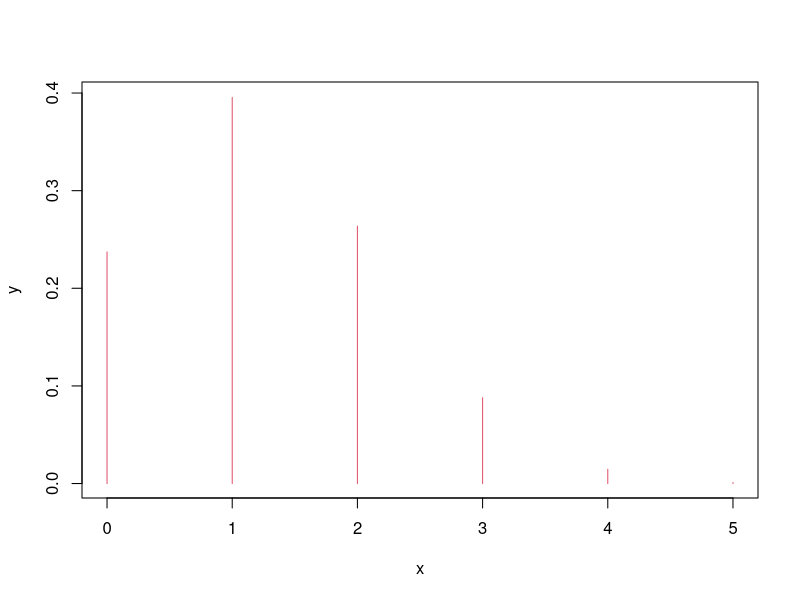
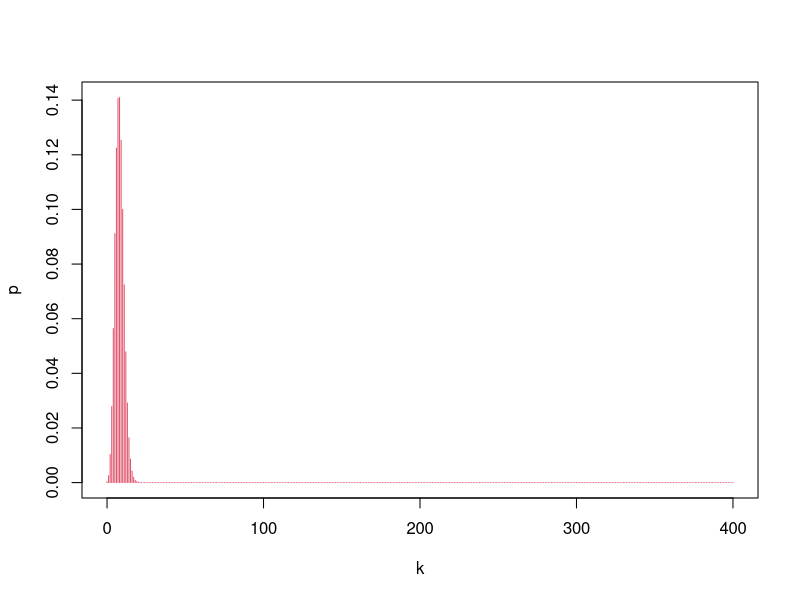
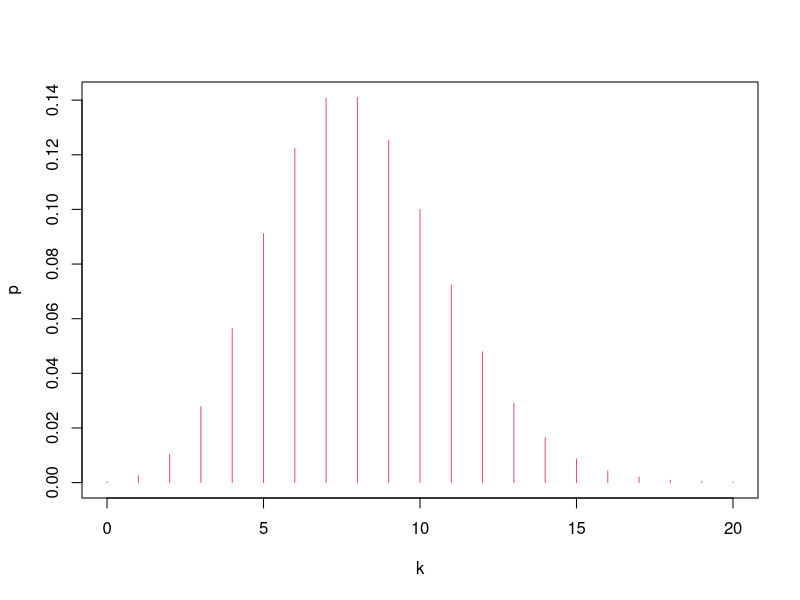
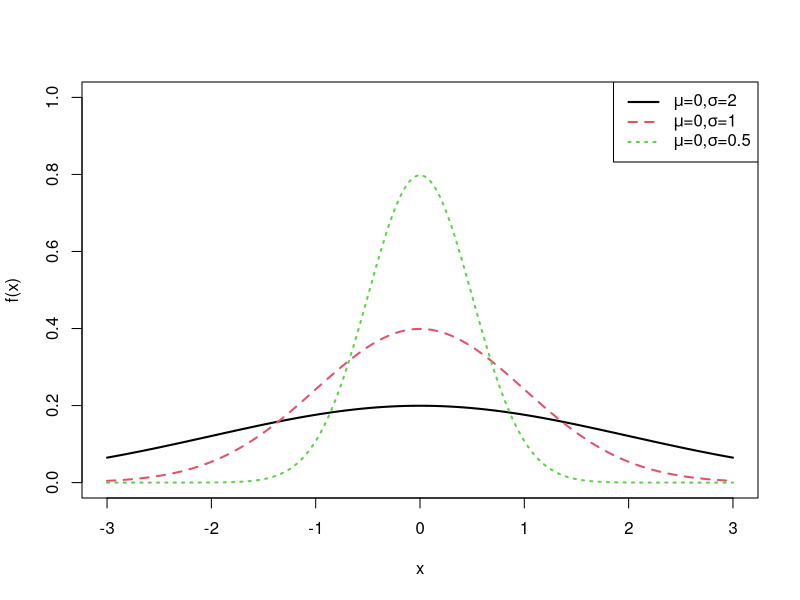
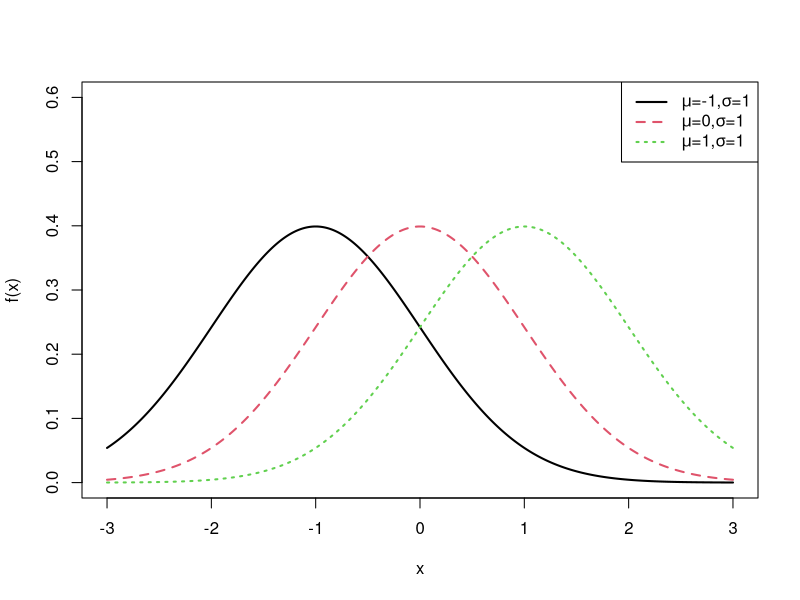
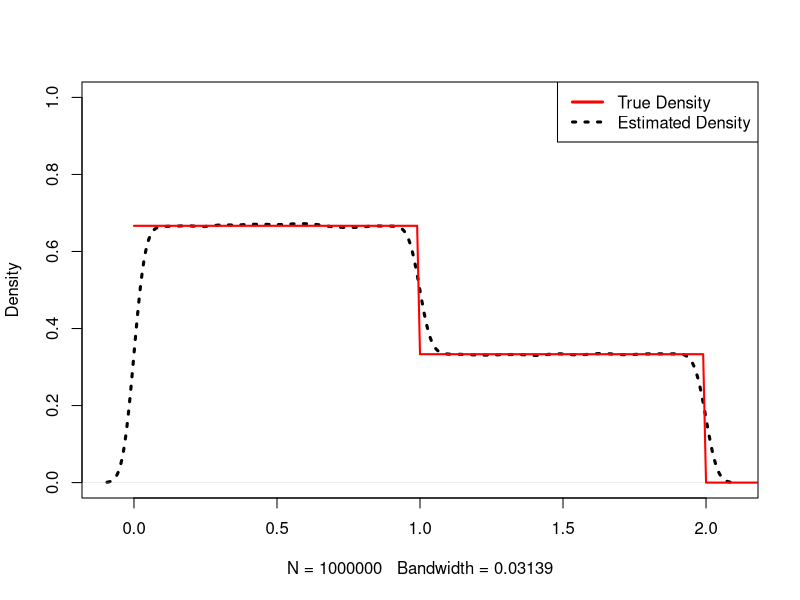
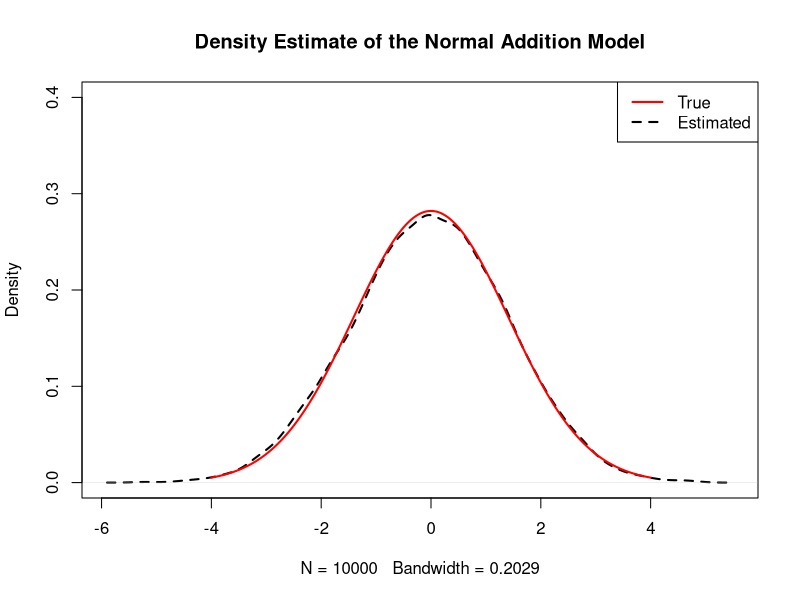
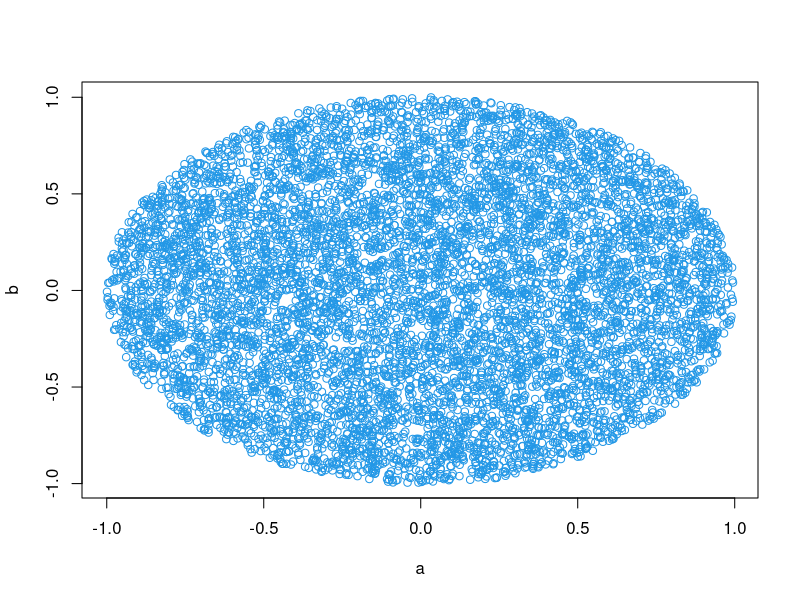

Reproduce these figures in R, in order.
## ---- chunk 1
integrate(function(x){x^2},0,2)$value
## ---- chunk 2
fxy = expression(2*x^2+y+3*x*y^2)
dxy = deriv(fxy, c("x", "y"), func = TRUE)
dxy(1,2)  
## ---- chunk 3
 dnorm(0)# density at a number 
 pnorm(1.28)# cumulative possibility 
 qnorm(0.95)#  quantile
 rnorm(10)# random numbers
## ---- chunk 4
 library(MASS)
 Sigma <- matrix(c(10,3,3,2),2,2)
 mvrnorm(n=20, rep(0, 2), Sigma)
## ---- chunk 5
pnorm(1.96,    0,1)
qnorm(0.025,    0,1)
pchisq(3.84,1,lower.tail=F)
mean(rchisq(10000,1)>3.84) #simulation 

## ---- chunk 6
seq(1,10,  2)
x=rep(1:3,6)
x
y=rep(1:3, each = 6)
y

x+y
x-y
x*y
x/y
x%*%y
## ---- chunk 7
x[c(2,3)]
x[-1]
x[x>2]
x[x==2]

# substitute 
x[x == 2] <- 0.5
x
## ---- chunk 8
matrix(1:10,2,5)
matrix(1:10,5,2)
a <- matrix(12:20,3,3)
a[2,]
a[,2]
a[-2,]
a[,-2]
a[2,1]=21
a 
## ---- chunk 9
a<-matrix(c(11,21,31,21,32,43,12,32,54),3,3)
solve(a)
det(a)
solve(a)*det(a)

t(a)
eigen(a)
## ---- chunk 10
name<-c('A','B','C')
chinese<-c(92,96,95)
math<-c(86, 85, 92)
score<-data.frame(name, chinese, math)
score
score[2]
score$math
## ---- chunk 11
sim<-10000
p<-numeric(sim)
# numeric=NULL
for (i in 1:sim){
  p[i]<-  abs(mean(rnorm(10,20,sqrt(3)))-mean(rnorm(15,20,sqrt(3))))<0.1
}

mean(p)
## ---- chunk 12
mean(replicate(10000,abs(mean(rnorm(10,20,sqrt(3)))-mean(rnorm(15,20,sqrt(3))))<0.1))

## ---- chunk 13
A<-matrix(rnorm(250000,  20,sqrt(3)),10000,25)
head(A)

f<-function(x)   {abs(mean(x[1:10])-mean(x[11:25]))}
# solve the mean by apply

mean(apply(A,1,f)>0.1)
## ---- chunk 14
 pnorm(0.1,0,sqrt(0.5))-pnorm(-0.1,0,sqrt(0.5))
## ---- chunk 15
choose(10,2)
# combn(10,2)
factorial(10)
prod(1:10)
 
## ---- chunk 16
a<-c(1,2,3,5,0,9)
which(a==min(a))

sum(a)
unique(a)
length(a)
min(a)
max(a)
all(c(3,4) %in% a)

## ---- chunk 17
f<-function(x){x^2-exp(x)} 
uniroot(f,c(-0.8,-0.6))  $root

f2<-function(x){abs(x^2-exp(x))} 
optimize   (f2,lower=-0.8,upper=-0.6)$minimum
## ---- chunk 18
badge<-1:10 
sim<-10000 
p<-numeric(sim) 

for (i in 1:sim){ a<-sample(badge,3,replace=F) 
p[i]<-sum(a)==9 }

mean(p)
## ---- chunk 19
Tangyuan<-c(rep('A',8),rep('B',8),rep('C',8))
sim<-10000
p<-numeric(sim)
# how to do it according to the condition
for (i in 1:sim){
  a<-sample(Tangyuan,24,replace=F)
  p[i]<-(length(unique(a[1:6]))==3)&(length(unique(a[7:12]))==3)&(length(unique(a[13:18]))==3)&(length(unique(a[19:24]))==3)
}
mean(p)
## ---- chunk 20
box1<-c(rep('white',5), rep("black",11), rep('red',8))
box2<-c(rep('white',10), rep("black",8), rep('red',6))
sim<-10000
p<-numeric(sim)

for (i in 1:sim){
  a<-sample(box1, 1)
  b<-sample(box2, 1)
  p[i]<- a==b
}
mean(p)
 
## ---- chunk 21
box<-c(rep("white",4),rep("red",2))
sim<-10000
t<-numeric(sim)

for (i in 1:sim){
  a<-sample(box, 2 ,replace=T)
  #  there are two white balls
  t[i]<-length(a[a=="white"])==2
}
mean(t)

## ---- chunk 22
n<-30
sim<-10000
t<-numeric(sim)

for (i in 1:sim){
  a<-sample(1:365, n, replace=T)
  t[i]<-n-length(unique(a))
}
1-mean(t==0)
 

#  probability
1-prod(365:(365-30+1))/365^30

## ---- chunk 23
x<-0:5
y<-dbinom(x,5,1/4)
plot(x,y,col=2,type='h')
## ---- chunk 24
k<-0:400
p<-dbinom(k,400,0.02)
plot(k,p,type='h',col=2)
plot(k,p,type='h',col=2,xlim=c(0,20))

dbinom(7,400,0.02)
dbinom(8,400,0.02)
## ---- chunk 25
integrate(dexp,rate=1/2000,1000,Inf)$value
 
f<-function(x){dexp(x,rate=1/2000)}
integrate(f,1000,Inf) $value
 
1-pexp(1000,rate=1/2000)
 
mean(rexp(10000,rate=1/2000)>1000)
## ---- chunk 26
x<-seq(-3,3,0.01)
plot(x, dnorm(x,mean=0, sd=2),type="l",xlab="x",ylab = "f(x)", col=1,lwd=2,ylim=c(0,1))   #density function

lines(x, dnorm(x,mean=0, sd=1),lty=2, col=2,lwd=2)

lines(x, dnorm(x,mean=0, sd=0.5), lty=3,col=3,lwd=2)

exbeta<-c(expression(paste(mu,"=0,", sigma,"=2")), expression(paste(mu,"=0,",sigma,"=1")), expression(paste(mu,"=0,", sigma,"=0.5")))
legend("topright", exbeta, lty = c(1, 2,3),col=c(1,2,3),lwd=2)
## ---- chunk 27
x<-seq(-3,3,0.01)
plot(x, dnorm(x,mean=-1, sd=1),type="l",xlab="x",ylab = "f(x)", col=1,lwd=2,ylim=c(0,0.6))
lines(x, dnorm(x,mean=0, sd=1),lty=2, col=2,lwd=2)
lines(x, dnorm(x,mean=1, sd=1), lty=3,col=3,lwd=2)
exbeta<-c(expression(paste(mu,"=-1,", sigma,"=1")), expression(paste(mu,"=0,",sigma,"=1")), expression(paste(mu,"=1,", sigma,"=1")))
legend("topright", exbeta, lty = c(1, 2,3),col=c(1,2,3),lwd=2)
## ---- chunk 28
sigma<-1
repeat{
sigma<-sigma+0.01
if (pnorm(200,160,sigma)-pnorm(120,160,sigma)<0.80) break
}
sigma
# alternative 
sigma<-1
while( pnorm(200,160,sigma)-pnorm(120,160,sigma)>=0.80){sigma<-sigma+0.01}
sigma
## ---- chunk 29
x<-c(-1,0,1,2,2.5)
weight<-c(0.2,0.1,0.1,0.3,0.3)
toss<-sample(x,10000,replace=T,weight)
table(toss^2)/length(toss^2)

table(2*toss)/length(2*toss)
## ---- chunk 30
x <- seq(0,5,0.01)
truth<-rep(0,length(x))
truth[0<=x&x<1]<-2/3
truth[1<=x&x<2]<-1/3

plot(density(abs(runif(1000000,-1,2))),main=NA, ylim=c(0,1),lwd=3,lty=3)

lines(x,truth,col="red",lwd=2)
legend("topright",c("True Density","Estimated Density"), col=c("red","black"),lwd=3,lty=c(1,3))
## ---- chunk 31
p<-function(x,y) {
sim<-10000
t<-numeric(sim)
for (i in 1:sim) {
a<-sample(1:4,1)
b<-sample(1:a,1)
t[i]<-(a==x)&(b==y) }
mean(t)
}
PF<-matrix(0,4,4)
for (i in 1:4) {
for (j in 1:4) {
PF[i,j]<-p(i, j) } }
PF
apply(PF,1,sum)
apply(PF,2,sum)
## ---- chunk 32
x<-sample(1:4, 10000, replace=T, prob=c(1/4, 1/4, 1/4, 1/4))
y<-numeric(10000)
for(i in 1:10000) {
if(x[i]==1) {y[i]<-sample(1:4,1,replace=T, prob=c(1,0,0,0))}
if(x[i]==2) {y[i]<-sample(1:4,1,replace=T, prob=c(1/2,1/2,0,0))}
if(x[i]==3) {y[i]<-sample(1:4,1,replace=T, prob=c(1/3,1/3,1/3,0))}
if(x[i]==4) {y[i]<-sample(1:4,1,replace=T, prob=c(1/4,1/4,1/4,1/4))}
}
z1<-x+y
table(z1)/length(z1)
z2<-x*y
table(z2)/length(z2)
z3<-pmax(x,y)
table(z3)/length(z3)

z4<-x/y
table(z4)/length(z4)
## ---- chunk 33
Z<-function(n){
x<-seq(-4,4,0.01)
truth<-dnorm(x,0,sqrt(2))

plot(density(rnorm(n)+rnorm(n)),main="Density Estimate of the Normal Addition Model",ylim=c(0,0.4),lwd=2,lty=2)

lines(x,truth,col="red",lwd=2)
legend("topright",c("True","Estimated"),col=c("red","black"),lwd=2,lty=c(1,2))
}

Z(10000)
## ---- chunk 34
x<-runif(10000,-1,1)
y<-runif(10000,-1,1)

a<-x[x^2+y^2<=1]
b<-y[x^2+y^2<=1]
plot(a,b,col=4)
## ---- chunk 35
a<-3
b<-1
x<-runif(10000,-a,a)
y<-runif(10000,-b,b)
x1<-x[x^2/a^2+y^2/b^2<=1]
y1<-y[x^2/a^2+y^2/b^2<=1]
plot(x1,y1,col=3)
## ---- chunk 36
sim<-10000
t<-numeric(sim)

for (i in 1:sim) {
Y<-1500
X<-rexp(1,rate=1/10)

Y[1<X&X<=2]<-2000
Y[2<X&X<=3]<-2500
Y[3<X]<-3000
t[i]<-Y
}

mean(t)
## ---- chunk 37
###Central Limit Theorem for Expotential distribution
layout(matrix(c(1,3,2,4 ),ncol=2))
r<-1000
lambda<-1/100

for (n in c(1,5,10,30)){
mu<-1/lambda
xbar<-numeric(r)
sxbar<-1/(sqrt(n)*lambda)

for(i in 1:r){
xbar[i]<-mean(rexp(n,rate=lambda))
}

hist(xbar,prob=T,main=paste('SampDist.Xbar,n=',n),col=gray(.8))
Npdf<-dnorm(seq(mu-3*sxbar,mu+3*sxbar,0.01),mu,sxbar)
lines(seq(mu-3*sxbar,mu+3*sxbar,0.01),Npdf,lty=2,col=2)
box()
}
## ---- chunk 38
#####The central limit theorem for uniform distribution
layout(matrix(c(1,3,2,4),ncol=2))
r<-10000
mu<-5
sigma<-10/sqrt(12)
for (n in c(1,5,10,30)){
xbar<-numeric(r)
sxbar<-sigma/sqrt(n)
for (i in 1:r){
xbar[i]<-mean(runif(n,0,10))}
hist(xbar,prob=T,main=paste('SampDist.Xbar,n=',n),col=gray(0.8),ylim=c(0,1/(sqrt(1*pi)*sxbar)))
XX<-seq(mu-3*sxbar,mu+3*sxbar,0.01)
Npdf<-dnorm(XX,mu,sxbar)
lines(XX,Npdf,lty=2,col=2)
box()}
## ---- chunk 39
N <- 5000
set.seed(123) 

x <- sample(1:10, N,    replace = T)
s <- cumsum(x)    
r.avg <- s/(1:N)

options(scipen = 10)  

plot(r.avg, ylim=c(1, 10), type = "l", xlab = "Observations"
     ,ylab = "Probability", lwd = 2)
lines(c(0,N), c(5.5,5.5),col="red", lwd = 2)
## ---- chunk 40
x<-c(-2,-1.2,1.5,2.3,3.5)
plot(ecdf(x),col=2)
abline(v=0,col=3)
## ---- chunk 41
A<-matrix(rnorm(30000,2,3),10000,3)
mean(apply(A,1,mean)>3)
## ---- chunk 42
sample<-c(1.38, 3.96, -0.16, 8.12, 6.30, 2.61, -1.35, 0.03, 3.94, 1.11)
n<-length(sample)
muhat<-mean(sample)
sigsqhat<-sum((sample-muhat)^2)/n
muhat
sigsqhat

loglike<-function(theta){
a<--n/2*log(2*pi)-n/2*log(theta[2])-sum((sample-theta[1])^2)/(2*theta[2])
return(-a)
}
optim(c(2,2),loglike,method="BFGS")$par
## ---- chunk 43
n<-30
x<-seq(-6,6,0.01)
y<-seq(-6,6,1)

Truth<-df(x,1,n)

plot(density(rt(10000,n)^2),main="PDF",ylim=c(0,1),lty=2,xlim=c(-6,6)) #simulation 

lines(x, dt(x,n), col=3) #t dist
 
lines(x, dchisq(x,2), col=4) #chisq dist
 
lines(x,Truth,col=2) #f dist
abline (v=0 ,col=7)  

 
points(y,dbinom(y, size=12, prob=0.2),col=1) #binomial dist
points(y,dpois(y, 6),col=2) #poisson dist

lines(y,dunif(-6:6,min=-6,max=6 ),col=5) #uniform

 
